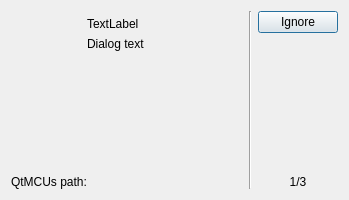
<?xml version="1.0" encoding="UTF-8"?>
<ui version="4.0">
 <class>McuKitCreationDialog</class>
 <widget class="QDialog" name="McuKitCreationDialog">
  <property name="geometry">
   <rect>
    <x>0</x>
    <y>0</y>
    <width>349</width>
    <height>200</height>
   </rect>
  </property>
  <property name="windowTitle">
   <string>QtMCUs Kit Creation</string>
  </property>
  <property name="modal">
   <bool>true</bool>
  </property>
  <layout class="QGridLayout" name="gridLayout">
   <item row="6" column="0" colspan="2">
    <widget class="QLabel" name="qtMCUsPathLabel">
     <property name="text">
      <string>QtMCUs path: </string>
     </property>
    </widget>
   </item>
   <item row="0" column="2" rowspan="7">
    <widget class="Line" name="line">
     <property name="orientation">
      <enum>Qt::Vertical</enum>
     </property>
    </widget>
   </item>
   <item row="6" column="3">
    <widget class="QLabel" name="messageCountLabel">
     <property name="text">
      <string notr="true">1/3</string>
     </property>
     <property name="alignment">
      <set>Qt::AlignCenter</set>
     </property>
    </widget>
   </item>
   <item row="0" column="3" rowspan="6">
    <widget class="QDialogButtonBox" name="buttonBox">
     <property name="orientation">
      <enum>Qt::Vertical</enum>
     </property>
     <property name="standardButtons">
      <set>QDialogButtonBox::Ignore</set>
     </property>
    </widget>
   </item>
   <item row="2" column="1" rowspan="2">
    <widget class="QLabel" name="informationLabel">
     <property name="text">
      <string>Dialog text</string>
     </property>
     <property name="textFormat">
      <enum>Qt::RichText</enum>
     </property>
     <property name="wordWrap">
      <bool>true</bool>
     </property>
    </widget>
   </item>
   <item row="1" column="0" rowspan="4">
    <widget class="QLabel" name="iconLabel">
     <property name="minimumSize">
      <size>
       <width>64</width>
       <height>64</height>
      </size>
     </property>
     <property name="maximumSize">
      <size>
       <width>70</width>
       <height>1000</height>
      </size>
     </property>
     <property name="text">
      <string/>
     </property>
     <property name="scaledContents">
      <bool>false</bool>
     </property>
     <property name="alignment">
      <set>Qt::AlignHCenter|Qt::AlignTop</set>
     </property>
    </widget>
   </item>
   <item row="4" column="1">
    <spacer name="verticalSpacer">
     <property name="orientation">
      <enum>Qt::Vertical</enum>
     </property>
     <property name="sizeHint" stdset="0">
      <size>
       <width>20</width>
       <height>40</height>
      </size>
     </property>
    </spacer>
   </item>
   <item row="1" column="1">
    <widget class="QLabel" name="textLabel">
     <property name="text">
      <string>TextLabel</string>
     </property>
     <property name="textFormat">
      <enum>Qt::RichText</enum>
     </property>
    </widget>
   </item>
  </layout>
 </widget>
 <resources>
  <include location="../mcusupport.qrc"/>
 </resources>
 <connections>
  <connection>
   <sender>buttonBox</sender>
   <signal>accepted()</signal>
   <receiver>McuKitCreationDialog</receiver>
   <slot>accept()</slot>
   <hints>
    <hint type="sourcelabel">
     <x>339</x>
     <y>23</y>
    </hint>
    <hint type="destinationlabel">
     <x>157</x>
     <y>199</y>
    </hint>
   </hints>
  </connection>
  <connection>
   <sender>buttonBox</sender>
   <signal>rejected()</signal>
   <receiver>McuKitCreationDialog</receiver>
   <slot>reject()</slot>
   <hints>
    <hint type="sourcelabel">
     <x>339</x>
     <y>29</y>
    </hint>
    <hint type="destinationlabel">
     <x>286</x>
     <y>199</y>
    </hint>
   </hints>
  </connection>
 </connections>
</ui>
